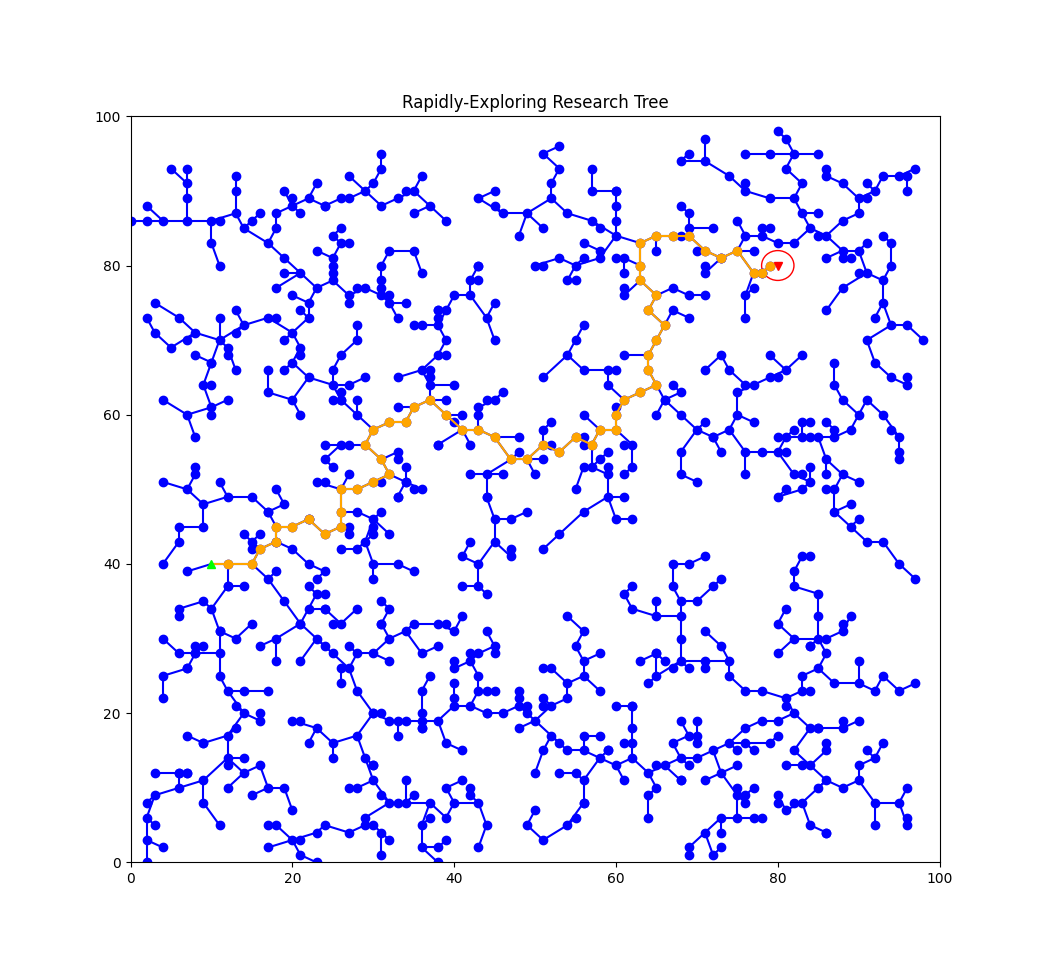

Source code (Python):
import json
import matplotlib.pyplot as plt


# Parses JSON
with open("info.json", "r") as read_file:
    data = json.load(read_file)

# Sets the workspace
figure, axes = plt.subplots()
axes.set_xlim([data['x']['min'], data['x']['max']])
axes.set_ylim([data['y']['min'], data['y']['max']])

# Draws the tree
for edge in data["tree"]:
    plt.plot(edge["position"]["x"], edge["position"]["y"], marker='o', color="blue")
    xdisp = [edge["parent"]["x"], edge["position"]["x"]]
    ydisp = [edge["parent"]["y"], edge["position"]["y"]]
    plt.plot(xdisp, ydisp, color="blue")

# Draws the path
for i in range(1, len(data["path"])):
    plt.plot(data["path"][i]["x"], data["path"][i]["y"], marker='o', color="#FFA500")
    xdisp = [data["path"][i-1]["x"], data["path"][i]["x"]]
    ydisp = [data["path"][i-1]["y"], data["path"][i]["y"]]
    plt.plot(xdisp, ydisp, color="#FFA500")

# Plots start and finish
plt.plot(data["start"]["x"], data["start"]["y"], marker='^', color="#00FF00")
plt.plot(data["goal"]["x"], data["goal"]["y"], marker='v', color="red")
draw_circle = plt.Circle((data["goal"]["x"], data["goal"]["y"]), data["radius"], color="r", fill=False)
axes.add_artist(draw_circle)

# Launches the window
plt.title('Rapidly-Exploring Research Tree')
plt.show()
